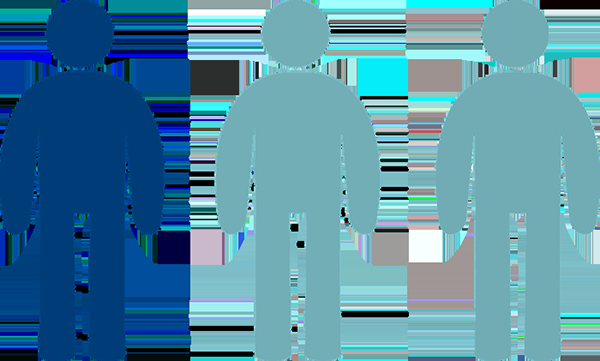
#> input picture imageforopencv/human.png, 600 x 361 px, found by its file name
$ python Cropandresizehuman.py
#> lines starting #> are read from the running program, lines starting #| are printed output that depends on the picture
from cv2 import cv2 as cv

img = cv.imread("/home/dohun/Documents/Develop/learn_opencv/imageforopencv/human.png")
#> img is the input picture: shape (361, 600, 3); mean B, G, R 163.9, 139.8, 81.4
cv.imshow("image", img)
print(img.shape)
#| (361, 600, 3)
# (361, 600, 3)

# imgResize = cv.resize(img, (1000, 500))
# cv.imshow("image Resize", imgResize)
# print(imgResize.shape)

print(type(img))
#| <class 'numpy.ndarray'>
imgCropped = img[0:360, 0:190]
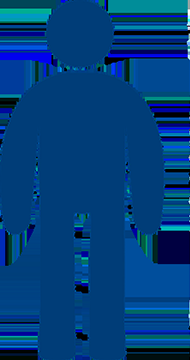
#> imgCropped: shape (360, 190, 3); mean B, G, R 123.9, 62.9, 0.4
cv.imshow("image Cropped", imgCropped)

cv.waitKey(0)

$ run again, with imageforopencv/face_1.png copied over imageforopencv/human.png
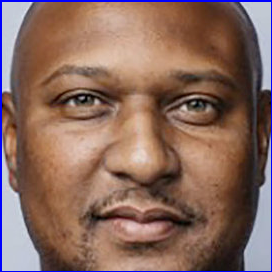
#> input picture imageforopencv/face_1.png, 272 x 272 px, found by its file name
#> img is the input picture: shape (272, 272, 3); mean B, G, R 94.3, 105.3, 136.9
#| (272, 272, 3)
#| <class 'numpy.ndarray'>
#> `imgCropped = img[0:360, 0:190]`:
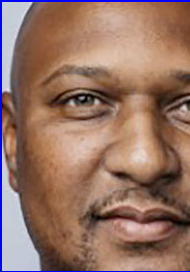
#> imgCropped: shape (272, 190, 3); mean B, G, R 101.4, 115, 149.8

$ run again, with imageforopencv/face_10.png copied over imageforopencv/human.png
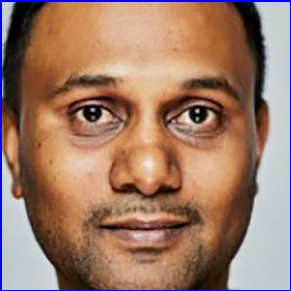
#> input picture imageforopencv/face_10.png, 291 x 291 px, found by its file name
#> img is the input picture: shape (291, 291, 3); mean B, G, R 103.1, 122.3, 158.1
#| (291, 291, 3)
#| <class 'numpy.ndarray'>
#> `imgCropped = img[0:360, 0:190]`:
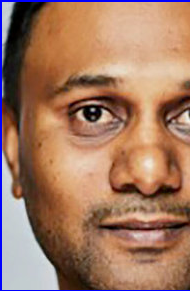
#> imgCropped: shape (291, 190, 3); mean B, G, R 98, 121.1, 162.5

$ run again, with imageforopencv/face_11.png copied over imageforopencv/human.png
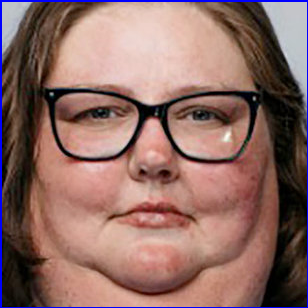
#> input picture imageforopencv/face_11.png, 308 x 308 px, found by its file name
#> img is the input picture: shape (308, 308, 3); mean B, G, R 101.2, 107.2, 141.9
#| (308, 308, 3)
#| <class 'numpy.ndarray'>
#> `imgCropped = img[0:360, 0:190]`:
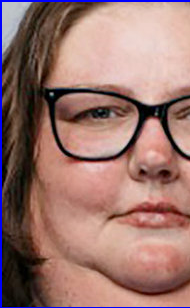
#> imgCropped: shape (308, 190, 3); mean B, G, R 110.6, 116.9, 154.2
